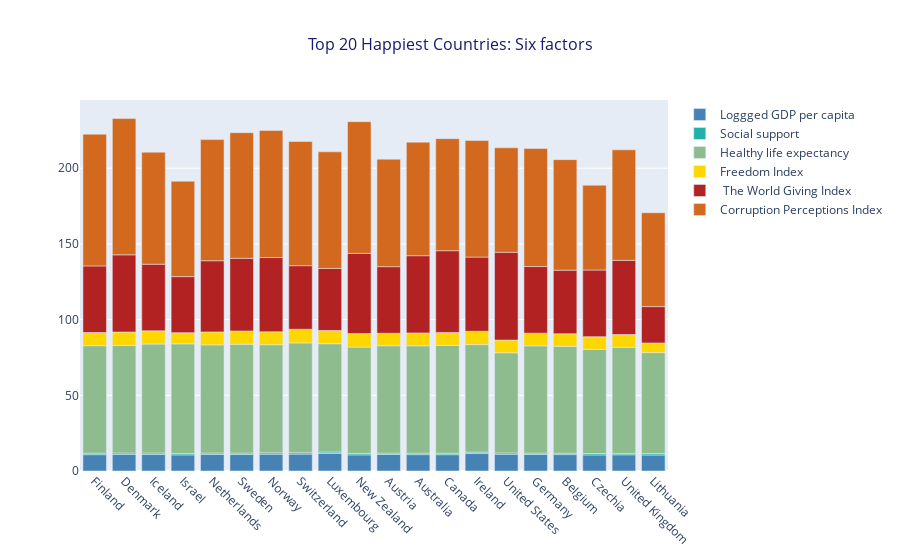

Notebook code for this chart:
### Markdown cell above
## <u>Analysis of the happiest countries</u>
* ## Top-20-Happiest-Countries:-Six-factors

### Code cell
# Sort the DataFrame and reset the index
df = df1.sort_values(by='Ladder score', ascending=False).reset_index(drop=True).head(20)

# Define traces for each bar
tr1 = go.Bar(x=df['Country name'],
             y=df['Logged GDP per capita'],
             name='Loggged GDP per capita',
             marker=dict(color='SteelBlue'))

tr2 = go.Bar(x=df['Country name'],
             y=df['Social support'],
             name='Social support',
             marker=dict(color='LightSeaGreen'))

tr3 = go.Bar(x=df['Country name'],
             y=df['Healthy life expectancy'],
             name='Healthy life expectancy',
             marker=dict(color='DarkSeaGreen'))

tr4 = go.Bar(x=df['Country name'],
             y=df['Freedom Index'],
             name='Freedom Index',
             marker=dict(color='Gold'))

tr5 = go.Bar(x=df['Country name'],
             y=df['The World Giving Index'],
             name=' The World Giving Index',
             marker=dict(color='FireBrick'))

tr6 = go.Bar(x=df['Country name'],
             y=df['Corruption Perceptions Index'],
             name='Corruption Perceptions Index',
             marker=dict(color='Chocolate'))

# Define data and layout
data = [tr1, tr2, tr3, tr4, tr5, tr6]
layout = dict(title='Top 20 Happiest Countries: Six factors',
              title_x=0.5,
              barmode='relative',
              title_font=dict(size=16, color='MidnightBlue'),
              xaxis=dict(tickangle=45))

# Create the figure
fig = go.Figure(data=data, layout=layout)

# Show the figure
fig.show()

### Figure 1 — Plotly figure (JSON) as saved in the notebook; plotly's stock layout.template omitted (floating-point values rounded to 4 significant figures)
{"data": [{"marker": {"color": "SteelBlue"}, "name": "Loggged GDP per capita", "type": "bar", "x": ["Finland", "Denmark", "Iceland", "Israel", "Netherlands", "Sweden", "Norway", "Switzerland", "Luxembourg", "New Zealand", "Austria", "Australia", "Canada", "Ireland", "United States", "Germany", "Belgium", "Czechia", "United Kingdom", "Lithuania"], "y": [10.79, 10.96, 10.9, 10.64, 10.94, 10.88, 11.09, 11.16, 11.66, 10.66, 10.9, 10.82, 10.77, 11.53, 11.05, 10.88, 10.84, 10.61, 10.7, 10.57]}, {"marker": {"color": "LightSeaGreen"}, "name": "Social support", "type": "bar", "x": ["Finland", "Denmark", "Iceland", "Israel", "Netherlands", "Sweden", "Norway", "Switzerland", "Luxembourg", "New Zealand", "Austria", "Australia", "Canada", "Ireland", "United States", "Germany", "Belgium", "Czechia", "United Kingdom", "Lithuania"], "y": [0.969, 0.954, 0.983, 0.943, 0.93, 0.939, 0.943, 0.92, 0.879, 0.952, 0.888, 0.934, 0.929, 0.905, 0.919, 0.896, 0.915, 0.953, 0.882, 0.939]}, {"marker": {"color": "DarkSeaGreen"}, "name": "Healthy life expectancy", "type": "bar", "x": ["Finland", "Denmark", "Iceland", "Israel", "Netherlands", "Sweden", "Norway", "Switzerland", "Luxembourg", "New Zealand", "Austria", "Australia", "Canada", "Ireland", "United States", "Germany", "Belgium", "Czechia", "United Kingdom", "Lithuania"], "y": [71, 71.04, 71.98, 72.38, 71.44, 71.91, 71.36, 72.52, 71.55, 70.24, 70.94, 70.93, 71.25, 71.07, 66.12, 70.89, 70.56, 68.79, 70.13, 66.69]}, {"marker": {"color": "Gold"}, "name": "Freedom Index", "type": "bar", "x": ["Finland", "Denmark", "Iceland", "Israel", "Netherlands", "Sweden", "Norway", "Switzerland", "Luxembourg", "New Zealand", "Austria", "Australia", "Canada", "Ireland", "United States", "Germany", "Belgium", "Czechia", "United Kingdom", "Lithuania"], "y": [8.7, 8.83, 8.73, 7.43, 8.57, 8.75, 8.58, 9.01, 8.71, 8.88, 8.24, 8.52, 8.55, 8.79, 8.39, 8.37, 8.33, 8.38, 8.39, 6.39]}, {"marker": {"color": "FireBrick"}, "name": " The World Giving Index", "type": "bar", "x": ["Finland", "Denmark", "Iceland", "Israel", "Netherlands", "Sweden", "Norway", "Switzerland", "Luxembourg", "New Zealand", "Austria", "Australia", "Canada", "Ireland", "United States", "Germany", "Belgium", "Czechia", "United Kingdom", "Lithuania"], "y": [44, 51, 44, 37, 47, 48, 49, 42, 41, 53, 44, 51, 54, 49, 58, 44, 42, 44, 49, 24]}, {"marker": {"color": "Chocolate"}, "name": "Corruption Perceptions Index", "type": "bar", "x": ["Finland", "Denmark", "Iceland", "Israel", "Netherlands", "Sweden", "Norway", "Switzerland", "Luxembourg", "New Zealand", "Austria", "Australia", "Canada", "Ireland", "United States", "Germany", "Belgium", "Czechia", "United Kingdom", "Lithuania"], "y": [87, 90, 74, 63, 80, 83, 84, 82, 77, 87, 71, 75, 74, 77, 69, 78, 73, 56, 73, 62]}], "layout": {"barmode": "relative", "title": {"font": {"color": "MidnightBlue", "size": 16}, "text": "Top 20 Happiest Countries: Six factors", "x": 0.5}, "xaxis": {"tickangle": 45}}}
